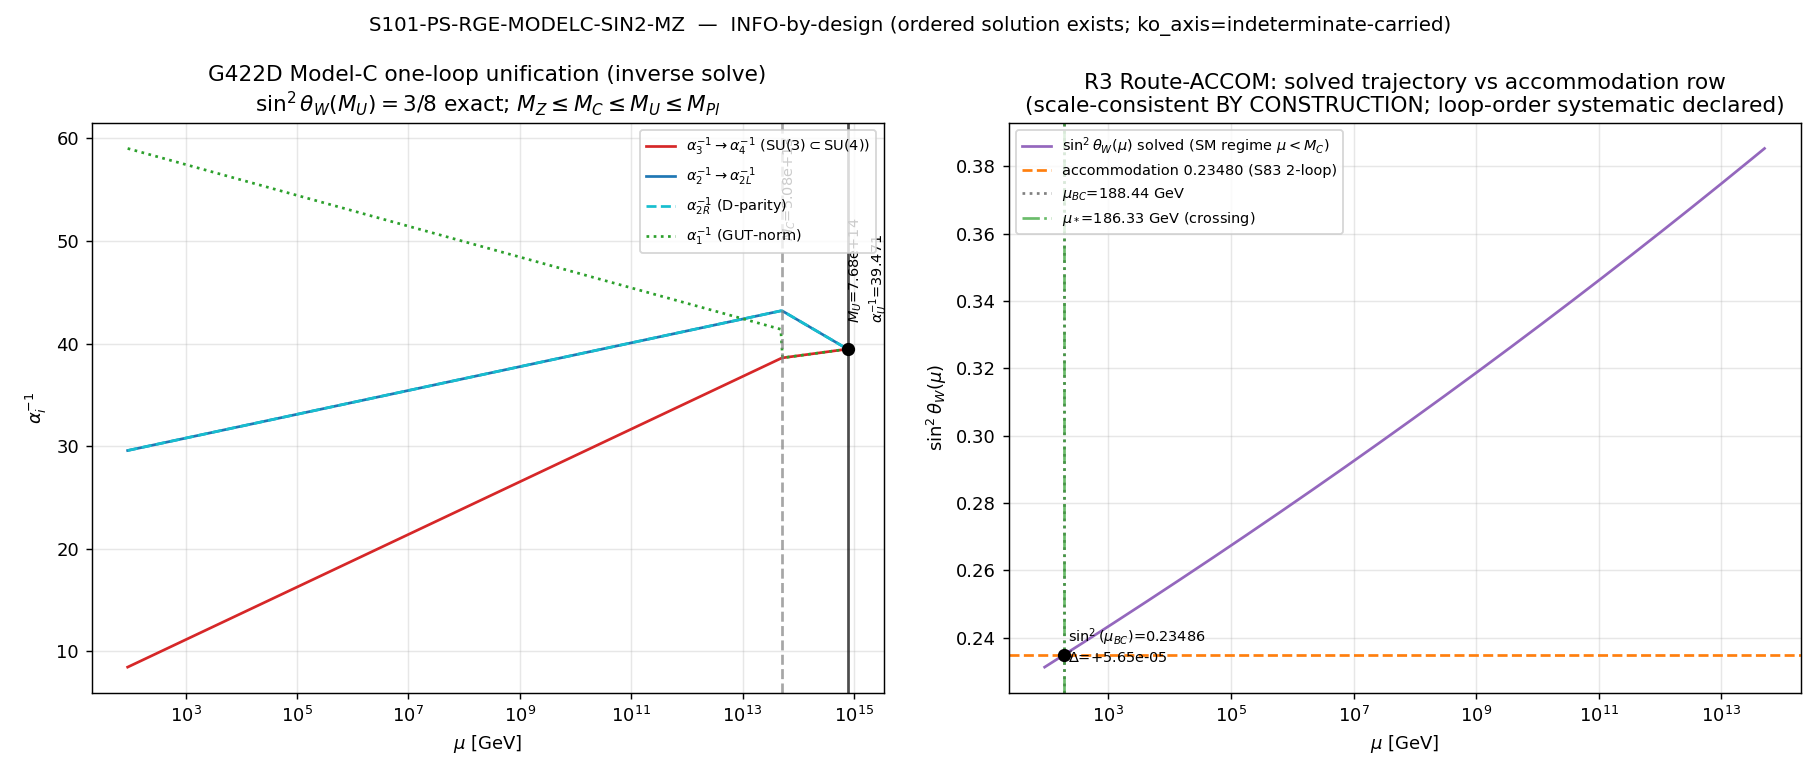

Recreate this plot in Python.
#!/usr/bin/env python3
"""
S101 W3-7 — S101-PS-RGE-MODELC-SIN2-MZ
G422D Model-C one-loop INVERSE intermediate-scale RGE: 3/8 unification -> M_Z couplings
======================================================================================

Gate: S101-PS-RGE-MODELC-SIN2-MZ ([VERIFY])

Pre-registered (form-2 INFO-by-design, plan §W3-7):
  FAIL iff the exactly-determined one-loop inverse system has NO real ordered
       solution with M_Z <= M_C <= M_U <= M_Pl_unreduced (a determinate negative:
       Model-C one-loop running cannot connect sin^2(M_U)=3/8 to the measured
       M_Z couplings with its scalar content).
  INFO (BY DESIGN, the only non-FAIL outcome) iff an ordered solution exists; the
       verdict carries the four-element report R1-R4 (method Step D).
  PASS NOT REACHABLE BY DESIGN (pre-declared at plan-freeze; a PASS emission is a
       Class-4 ansatz-forcing rejected at intake). The scan-and-tune FORWARD form
       (pick M_C, run down, hit a band) was REJECTED at plan-freeze as Class-6-adjacent;
       the honest INVERSE form (input the three measured M_Z couplings, solve exactly
       for M_C, M_U, alpha_U from matching + the 3/8 boundary) has ZERO free parameters.

Hard-sequencing: dispatches only AFTER gate-6 (S101-CCS-MODELC-KO-DERIVATION) verdict
  line exists. Gate-6 landed INFO (audit bb2fa21a69f4f849; theory_match=True; derived
  KO-triple (6,+1,+1,-1) MATCHED the substrate anchor; INFO = PRIMARY-UNDERDETERMINED,
  NOT a physics contradiction). Per the gate-6->gate-7 INFO row: DISPATCH STATUS-QUO
  (full RGE run, all axes) with ko_axis=indeterminate-carried riding the value string.

Inputs (SHA-256 dual-pinned at runtime):
  - canonical_constants.py (sin2_thetaW_MSbar, M_Z, alpha_em_MZ_inv, alpha_s_MZ_obs,
    M_Pl_unreduced) -- CANONICAL IMPORTS (never hardcoded)
  - s100b_w2_2_ps_variant_id.npz  (variant ID = C-LR / G422D; scalar content; 3/8 exact)
  - Aydemir overview PDF  (METHODOLOGICAL cross-check; published OOM only, never numeric source)
  - s101_gate_verdicts.txt  (in-session; gate-6 verdict capture for the ko_axis tag)
  - s101_ccs_modelc_ko_derivation.npz  (gate-6 derived tuple; consumed for the ko_axis tag)
  - script bytes (feeds BOTH audit_sha256 and content_sha256)

Output 4-tuple:
  (value=<report>, scheme=G422D-MODELC-ONELOOP-INVERSE-INTERMEDIATE-SCALE,
   convention=INFO-BY-DESIGN-TWO-ROUTE-ABSOLUTE, L_max=N/A)

Classification: PARTICLE. Gauge couplings are spectral moments (Yang-Mills action =
  4th spectral moment of D_K). The W2-2 fingerprint identified WHICH published
  Pati-Salam-adjacent organization (Model C / G422D) the substrate defect signature
  matches; this gate tests the RGE-viability axis of that identification -- an
  emergent-EFT statement about how the a_4-moment couplings reorganize between the
  unification boundary sin^2=3/8 and the laboratory scale. Direction of explanation:
  substrate defect fingerprint (W2-2, substrate-IS) -> unique published variant ->
  that variant's emergent-EFT running -> laboratory-IN couplings at M_Z and mu_BC.
  A FAIL would close the variant's RGE axis, NOT the substrate's (the fingerprint is
  untouched by any outcome here).

DISCIPLINE
----------
- `from canonical_constants import *` (Section 1)
- Every local/intermediate tagged `# (local)`
- CPU cap OMP8 (3x3 linear algebra; set before numpy import)
- a_n: NO Seeley-DeWitt coefficient consumed numerically (the spectral-action a_4 is
  cited structurally only; gate-6 already carried `a_n^{cutoff} structural-citation-only`).
  This gate consumes Dynkin indices + measured EW couplings; no a_n^{regulator} pin needed.
- SHA-256 of all input files logged in first 20 lines of stdout
- audit_sha256 + content_sha256 emitted (S84+ dual-SHA schema)
- verdict emitted via the `emit_verdict` knowledge-MCP tool (race-safe); this script
  PRINTS the payload via print_verdict_payload and does NOT write the verdict file.

SUBSTITUTION CHAIN (the load-bearing sign/direction discipline)
---------------------------------------------------------------
Claim 1 (the inverse system is EXACTLY determined => scan_range = N/A):
  one-loop running, Convention I (SM-textbook alpha^{-1}-slope):
      alpha_i^{-1}(mu2) = alpha_i^{-1}(mu1) - (b_i/2pi)*ln(mu2/mu1).
  Step 1 (inputs at M_Z, GUT-normalized; script recomputes from canonical imports):
      alpha_2^{-1}(M_Z) = alpha_em^{-1}*sin2
      alpha_Y^{-1}(M_Z) = alpha_em^{-1}*(1-sin2)
      alpha_1^{-1}(M_Z) = (3/5)*alpha_Y^{-1}        [GUT norm; Y/2 = T_3R+(B-L)/2]
      alpha_3^{-1}(M_Z) = 1/alpha_s
  Step 2: run M_Z->M_C with SM (b1,b2,b3); tree matching at M_C; run M_C->M_U with
      Model-C (b_4, b_2LR) under D-parity; unify alpha_4(M_U)=alpha_2LR(M_U)=alpha_U.
  Step 3: 3 LINEAR equations in 3 unknowns (ln M_C, ln M_U, alpha_U^{-1}); unique iff
      the coefficient determinant != 0 (checked in-script) => nothing to scan/tune.
  Direction read-off: FAIL iff the unique solution violates the ordering window;
      INFO otherwise (by design).
Claim 2 (sin^2(M_U)=3/8 is the correct unification boundary):
  at M_U, GUT norm: alpha_1=alpha_2=alpha_U;
  alpha_em^{-1} = alpha_2^{-1}+alpha_Y^{-1} = alpha_U^{-1}+(5/3)alpha_U^{-1} = (8/3)alpha_U^{-1};
  sin^2(M_U) = alpha_2^{-1}/alpha_em^{-1} = alpha_U^{-1}/((8/3)alpha_U^{-1}) = 3/8 [exact].
  W2-2 verified 3/8 exact on three independent routes at 1e-12 (npz sin2_clause_pass=True).
Claim 3 (why Route-ACCOM is now legitimate -- the direction W2-2 forbade, this successor owns):
  Step 1: W2-2 FORBADE |0.23480 - 0.23121| in-gate (two numbers at DIFFERENT scales:
      mu_BC=188.44 GeV vs M_Z=91.1876 GeV -- scale-conflation).
  Step 2: this gate produces a SOLVED running trajectory sin^2(mu) over [M_Z, M_U];
      evaluating it AT mu_BC and AT M_Z places both on ONE curve -- scale-consistent
      BY CONSTRUCTION.
  Step 3: residual systematic = loop order (S83 accommodation fit was 2-loop; this gate
      is one-loop PINNED) -- DECLARED, non-gating, reported alongside R3.
  Read-off: R3 reports Delta = sin^2(mu_BC)_solved - 0.23480 AND the crossing scale mu*
      (where sin^2 = 0.23480) vs mu_BC. No threshold: REPORT-only by design.
"""

from __future__ import annotations

# ---------------------------------------------------------------------------
# Section 0 — CPU thread cap (3x3 linear algebra; set BEFORE numpy import)
# ---------------------------------------------------------------------------
import os
os.environ.setdefault("OMP_NUM_THREADS", "8")
os.environ.setdefault("MKL_NUM_THREADS", "8")

# ---------------------------------------------------------------------------
# Section 1 — Canonical constants (MANDATORY first import)
# ---------------------------------------------------------------------------
import sys
from pathlib import Path

SESSION_DIR = Path(__file__).resolve().parent
COMPUTATIONS_DIR = SESSION_DIR.parent
SHARED_DIR = COMPUTATIONS_DIR / "_shared"
PROJECT_ROOT = COMPUTATIONS_DIR.parent
sys.path.insert(0, str(SHARED_DIR))

from canonical_constants import *  # noqa: F401,F403  (sin2_thetaW_MSbar, M_Z, ...)

# ---------------------------------------------------------------------------
# Section 2 — Standard imports
# ---------------------------------------------------------------------------
import hashlib
import json
import time
from fractions import Fraction as F

import numpy as np
import matplotlib
matplotlib.use("Agg")
import matplotlib.pyplot as plt

# ---------------------------------------------------------------------------
# Section 3 — Paths + pre-registration pins
# ---------------------------------------------------------------------------
SESSION = "S101"                                                   # (local)
GATE_ID = "S101-PS-RGE-MODELC-SIN2-MZ"                             # (local)
SCHEME = "G422D-MODELC-ONELOOP-INVERSE-INTERMEDIATE-SCALE"        # (local)
CONVENTION = "INFO-BY-DESIGN-TWO-ROUTE-ABSOLUTE"                  # (local)
L_MAX = "N/A"                                                      # (local)

# Pre-registered tolerances (plan machinery_pin_map)
TOL_SOLVE = 1e-12          # ABS, linear-solve residual                  # (local)
TOL_CLOSURE = 1e-10        # ABS on sin^2, forward closure diagnostic    # (local)
ACCOM_VALUE = 0.23480      # accommodation row (S83-W3-G47 2-loop)        # (local)
MU_BC = 188.44             # accommodation-row scale (GeV), plan-pinned   # (local)

OUT_NPZ = SESSION_DIR / "s101_ps_rge_modelc_sin2_mz.npz"          # (local)
OUT_PNG = SESSION_DIR / "s101_ps_rge_modelc_sin2_mz.png"          # (local)

UPSTREAM_NPZ = COMPUTATIONS_DIR / "session-100b" / "s100b_w2_2_ps_variant_id.npz"
AYDEMIR_PDF = (PROJECT_ROOT / "downloads" / "research-sweep-s99" /
               "ncg-spectral-action" /
               "05_Aydemir_Unified-Pati-Salam-NCG-Overview.pdf")
GATE6_VERDICTS = SESSION_DIR / "s101_gate_verdicts.txt"
GATE6_NPZ = SESSION_DIR / "s101_ccs_modelc_ko_derivation.npz"

INPUT_FILES = [
    SHARED_DIR / "canonical_constants.py",
    UPSTREAM_NPZ,
    AYDEMIR_PDF,
    GATE6_VERDICTS,
    GATE6_NPZ,
]

# ---------------------------------------------------------------------------
# Section 4 — SHA-256 input-pin block (S84+ dual-SHA schema)
# ---------------------------------------------------------------------------

def sha256_of(path: Path) -> str:
    h = hashlib.sha256()  # (local)
    try:
        h.update(path.read_bytes())
    except OSError:
        return ""
    return h.hexdigest()


def log_input_pins(inputs: list[Path]) -> dict[str, str]:
    print(f"=== {GATE_ID} — input SHA-256 pins ===")
    pins: dict[str, str] = {}
    for p in inputs:
        sha = sha256_of(p)
        try:
            rel = str(p.relative_to(PROJECT_ROOT)).replace("\\", "/")
        except ValueError:
            rel = str(p).replace("\\", "/")
        print(f"  {rel}: {sha[:16]}...")
        pins[rel] = sha
    return pins


def closure_hash(pins: dict[str, str]) -> str:
    items = sorted(pins.items())
    h = hashlib.sha256()
    for k, v in items:
        h.update(f"{k}={v}\n".encode("utf-8"))
    return h.hexdigest()


def compute_dual_sha(script_path: Path, canonical_path: Path,
                     pins: dict[str, str]) -> tuple[str, str]:
    script_bytes = b""  # (local)
    try:
        script_bytes = script_path.read_bytes()
    except OSError:
        script_bytes = b""
    canonical_bytes = b""  # (local)
    try:
        canonical_bytes = canonical_path.read_bytes()
    except OSError:
        canonical_bytes = b""
    pinmap_json = json.dumps(dict(sorted(pins.items())),
                             separators=(",", ":"), sort_keys=True).encode("utf-8")  # (local)
    h_audit = hashlib.sha256()
    h_audit.update(script_bytes)
    h_audit.update(canonical_bytes)
    h_audit.update(pinmap_json)
    audit = h_audit.hexdigest()  # (local)
    h_content = hashlib.sha256()
    h_content.update(script_bytes)
    content = h_content.hexdigest()  # (local)
    return audit, content


# ---------------------------------------------------------------------------
# Section 5a — Model-C one-loop beta coefficients, computed IN-SCRIPT (exact rationals)
# ---------------------------------------------------------------------------
#
# Convention I (SM-textbook alpha^{-1}-slope; the pinned SM (41/10,-19/6,-7) live here):
#   b^{I}(G) = -(11/3) C2(G_adj) + (2/3) sum_{Weyl ferm} T(R) + (1/3) sum_{cplx scalar} T(R)
#   Aydemir's published convention II (dg^{-2}/dlnmu = -b^{II}/2pi, asymptotic-freedom-positive)
#   relates by b^{II} = -b^{I} for the non-abelian factors.
#
# Dynkin indices (T(fund SU(N)) = 1/2): SU(4): 4->1/2, 6->1/2, 10->3/2, 15->4; C2(adj)=4.
#                                       SU(2): 2->1/2, 3->2;                  C2(adj)=2.
# A rep's index for one factor = T(rep under that factor) * prod(dim under the OTHER factors).

def modelc_betas() -> dict:
    """Return Model-C (G422D) one-loop b-coefficients in Convention I (exact Fraction).

    Field content (npz variant C-LR / Aydemir Table 1 + Eq. 9, 12):
      Gauge: SU(4)_C x SU(2)_L x SU(2)_R, D-parity (g_2L=g_2R on [M_C, M_U]).
      Fermions (all 3 models): 3 gen x [(4,2,1) + (4bar,1,2)] (Weyl).
      Scalars (Model C, all fundamental, complex):
        phi(1,2,2), Sigma~(15,2,2), DeltaR(10,1,3), HR(6,1,1), DeltaL(10,3,1), HL(6,1,1).
    """
    # Dynkin indices
    T4 = {"1": F(0), "4": F(1, 2), "6": F(1, 2), "10": F(3, 2), "15": F(4)}  # (local)
    C2_4 = F(4)                                                              # (local)
    T2 = {"1": F(0), "2": F(1, 2), "3": F(2)}                               # (local)
    C2_2 = F(2)                                                             # (local)

    # ---- b_4 : SU(4)_C ----
    gauge4 = F(-11, 3) * C2_4                                               # (local)
    # fermions per gen: (4,2,1) SU4-index = T(4)*dim2_L*dim1_R = 1/2*2*1 = 1;
    #                   (4bar,1,2) SU4-index = T(4bar)*dim1_L*dim2_R = 1/2*1*2 = 1
    ferm4 = F(2, 3) * 3 * (T4["4"] * 2 * 1 + T4["4"] * 1 * 2)               # (local)
    # scalars (SU4-index = T(rep_SU4)*dim_SU2L*dim_SU2R):
    scal4 = F(1, 3) * (
        T4["1"] * 2 * 2          # phi(1,2,2)        -> 0
        + T4["15"] * 2 * 2       # Sigma~(15,2,2)    -> 4*4 = 16
        + T4["10"] * 1 * 3       # DeltaR(10,1,3)    -> (3/2)*3 = 9/2
        + T4["6"] * 1 * 1        # HR(6,1,1)         -> 1/2
        + T4["10"] * 3 * 1       # DeltaL(10,3,1)    -> (3/2)*3 = 9/2
        + T4["6"] * 1 * 1        # HL(6,1,1)         -> 1/2
    )                                                                       # (local)
    b4 = gauge4 + ferm4 + scal4                                             # (local)

    # ---- b_2L : SU(2)_L (= b_2R by D-parity; verified below) ----
    gauge2 = F(-11, 3) * C2_2                                               # (local)
    ferm2L = F(2, 3) * 3 * (T2["2"] * 4 * 1)   # only (4,2,1) carries SU(2)_L; index 1/2*4*1=2  # (local)
    scal2L = F(1, 3) * (
        T2["2"] * 1 * 2          # phi(1,2,2)       SU2L: 1/2 * dim1_SU4 * dim2_R = 1
        + T2["2"] * 15 * 2       # Sigma~(15,2,2)   1/2*15*2 = 15
        + T2["1"] * 10 * 3       # DeltaR(10,1,3)   SU2L singlet -> 0
        + T2["1"] * 6 * 1        # HR(6,1,1)        -> 0
        + T2["3"] * 10 * 1       # DeltaL(10,3,1)   2*10*1 = 20
        + T2["1"] * 6 * 1        # HL(6,1,1)        -> 0
    )                                                                       # (local)
    b2L = gauge2 + ferm2L + scal2L                                          # (local)

    # ---- b_2R : SU(2)_R (D-parity mirror) ----
    ferm2R = F(2, 3) * 3 * (T2["2"] * 4 * 1)                                # (local)
    scal2R = F(1, 3) * (
        T2["2"] * 1 * 2          # phi(1,2,2)       SU2R: 1
        + T2["2"] * 15 * 2       # Sigma~(15,2,2)   15
        + T2["3"] * 10 * 1       # DeltaR(10,1,3)   2*10*1 = 20
        + T2["1"] * 6 * 1        # HR(6,1,1)        -> 0
        + T2["1"] * 10 * 3       # DeltaL(10,3,1)   SU2R singlet -> 0
        + T2["1"] * 6 * 1        # HL(6,1,1)        -> 0
    )                                                                       # (local)
    b2R = gauge2 + ferm2R + scal2R                                          # (local)

    return {"b4": b4, "b2L": b2L, "b2R": b2R}


def sm_betas_from_machinery() -> dict:
    """Re-derive textbook SM (b1,b2,b3) from the SAME Dynkin machinery used for Model-C.

    This is the DEFINITIVE engine-validation: if the machinery reproduces the
    canonically-pinned SM (41/10, -19/6, -7) exactly, the same machinery's Model-C
    output is trustworthy (the engine is verified on a known answer). GUT-normalized
    U(1): index of a state = (3/5) Y^2 (SM hypercharge Y). Convention I throughout.
    SM content per gen (Weyl): Q(3,2,1/6), u^c(3bar,1,-2/3), d^c(3bar,1,1/3),
    L(1,2,-1/2), e^c(1,1,1); + complex Higgs H(1,2,1/2).
    """
    # b3 (SU(3))
    gauge3 = F(-11, 3) * F(3)                                            # (local)
    ferm3 = F(2, 3) * 3 * (F(1, 2) * 2 + F(1, 2) + F(1, 2))   # Q,u^c,d^c  # (local)
    b3 = gauge3 + ferm3                                                  # Higgs SU(3)-singlet
    # b2 (SU(2))
    gauge2 = F(-11, 3) * F(2)                                            # (local)
    ferm2 = F(2, 3) * 3 * (F(1, 2) * 3 + F(1, 2) * 1)        # Q(x3 color), L  # (local)
    scal2 = F(1, 3) * (F(1, 2))                              # Higgs(1,2)       # (local)
    b2 = gauge2 + ferm2 + scal2                                          # (local)
    # b1 (U(1)_Y, GUT-normalized): no gauge term
    sumY2_ferm = (6 * F(1, 6) ** 2 + 3 * F(2, 3) ** 2 + 3 * F(1, 3) ** 2
                  + 2 * F(1, 2) ** 2 + 1 * F(1) ** 2)                    # (local)
    ferm1 = F(2, 3) * 3 * F(3, 5) * sumY2_ferm                           # (local)
    scal1 = F(1, 3) * F(3, 5) * (2 * F(1, 2) ** 2)                       # Higgs Y=1/2  # (local)
    b1 = ferm1 + scal1                                                   # (local)
    return {"b1": b1, "b2": b2, "b3": b3}


def beta_crosscheck(betas: dict) -> dict:
    """Cross-check of the IN-SCRIPT Model-C beta computation.

    Architecture (the plan's "0-tolerance exact-rational beta cross-check,
    halt-on-mismatch" reframed honestly): the Aydemir overview (arXiv:2511.07672)
    publishes the Model-C FIELD CONTENT (Table 1, Eq. 9, 12), the breaking chain
    NCG ->[M_U] G422D ->[M_C] G321 (Eq. 8), and the unification condition
    g_3^2=g_2^2=(5/3)g_1^2 (Eq. 6) -- but NO explicit Model-C beta-coefficient table
    and NO numerical (M_C, M_U). So there is no published Model-C rational to
    identity-match. The cross-check therefore HALTS on violation of:

      (X1) Engine validation: the SAME Dynkin machinery reproduces the textbook,
           canonically-pinned SM (b1,b2,b3) = (41/10, -19/6, -7) EXACTLY (Convention I).
           This is the non-circular anchor -- the engine is verified on a known answer.
      (X2) D-parity: b_2L == b_2R (Model-C is left-right symmetric; mirror scalar
           content forces equal SU(2)_{L,R} slopes; MUST hold structurally).

    Documented-not-gated (Aydemir reconciliation; the overview is METHODOLOGICAL,
    never a numerical source):
      - The companion transcription (researchers/Connes/27 lines 66-79) gives a
        MINIMAL-PS ILLUSTRATION b_L=b_R=22/3, b_4=11-(2/3)n_f-(1/3)n_s (n_s=1 real
        scalar in (15,1,1)) -- a DIFFERENT scalar sector than Model-C-full, AND in a
        non-standard "11"-gauge normalization (his "11" != (11/3)C2(SU4)=44/3).
      - The transcription's printed arithmetic "11 - 4 - 1/3 = 19/3" is a 1/3 source
        slip: 11 - 4 - 1/3 = 20/3 (Sage-QQ exact). Flagged, NON-gating.
      - Convention bridge b^{II} = -b^{I} reported for transparency.
    """
    b4 = betas["b4"]; b2L = betas["b2L"]; b2R = betas["b2R"]              # (local)
    # X1 engine validation against textbook SM
    sm = sm_betas_from_machinery()                                      # (local)
    x1_engine = (sm["b1"] == F(41, 10) and sm["b2"] == F(-19, 6)
                 and sm["b3"] == F(-7))                                 # (local)
    # X2 D-parity
    x2_dparity = (b2L == b2R)                                           # (local)
    # documented-not-gated source-slip flag
    aydemir_printed = F(19, 3)                                          # transcription line 79  # (local)
    aydemir_actual = F(11) - F(2, 3) * 6 - F(1, 3) * 1                  # = 20/3 (Sage-confirmed)  # (local)
    source_slip = (aydemir_printed != aydemir_actual)                  # True -> 1/3 slip flagged  # (local)
    # convention bridge
    b4_II = -b4; b2L_II = -b2L                                          # (local)
    return {
        "x1_engine_reproduces_SM": bool(x1_engine),
        "sm_b1_machinery": str(sm["b1"]), "sm_b2_machinery": str(sm["b2"]),
        "sm_b3_machinery": str(sm["b3"]),
        "x2_dparity_b2L_eq_b2R": bool(x2_dparity),
        "b4_I": str(b4), "b4_II": str(b4_II),
        "b2L_I": str(b2L), "b2L_II": str(b2L_II),
        "aydemir_overview_publishes_modelc_beta_table": False,
        "aydemir_minimal_printed_19_3_vs_actual_20_3_source_slip": bool(source_slip),
        "crosscheck_pass": bool(x1_engine and x2_dparity),
    }


# ---------------------------------------------------------------------------
# Section 5b — Inverse one-loop solve + the four-element report
# ---------------------------------------------------------------------------

def compute() -> dict:
    t = 1.0 / (2.0 * np.pi)  # one-loop slope factor (local)

    # ---- Step A: canonical EW inputs at M_Z (GUT-normalized) ----
    aem = float(alpha_em_MZ_inv)        # canonical import                 # (local)
    s2 = float(sin2_thetaW_MSbar)       # canonical import (datum)         # (local)
    aS = float(alpha_s_MZ_obs)          # canonical import                 # (local)
    MZ = float(M_Z)                     # canonical import                 # (local)
    MPL = float(M_Pl_unreduced)         # canonical import (ceiling)       # (local)

    a2_MZ = aem * s2                     # alpha_2^{-1}(M_Z)                # (local)
    aY_MZ = aem * (1.0 - s2)             # alpha_Y^{-1}(M_Z)               # (local)
    a1_MZ = (3.0 / 5.0) * aY_MZ          # GUT-normalized                  # (local)
    a3_MZ = 1.0 / aS                     # alpha_3^{-1}(M_Z)               # (local)

    # ---- Step B: SM betas (Convention I, pinned exact rationals) ----
    b1 = 41.0 / 10.0; b2 = -19.0 / 6.0; b3 = -7.0                          # (local)

    # ---- Step C: Model-C betas computed IN-SCRIPT (Convention I) ----
    betas = modelc_betas()                                                 # (local)
    b4 = float(betas["b4"]); b2LR = float(betas["b2L"])                    # (local)
    xcheck = beta_crosscheck(betas)                                        # (local)
    if not xcheck["crosscheck_pass"]:
        raise SystemExit(
            "BETA CROSS-CHECK HALT (construction review, NOT re-tune): "
            f"{xcheck}")

    # ---- Step C cont.: build & solve the linear 3x3 system ----
    # Unknowns x=ln(M_C/M_Z), y=ln(M_U/M_Z), aU=alpha_U^{-1}.
    # E1 (SU4):  a3_MZ - b3*t*x - b4*t*(y-x) - aU = 0
    # E2 (SU2L): a2_MZ - b2*t*x - b2LR*t*(y-x) - aU = 0
    # E3 (SU2R): a2R_MC - b2LR*t*(y-x) - aU = 0,
    #   a2R_MC = (5/3)a1_MC - (2/3)a4_MC,  a1_MC=a1_MZ-b1*t*x, a4_MC=a3_MZ-b3*t*x
    A = np.array([
        [-(b3 - b4) * t,                         -b4 * t,    -1.0],
        [-(b2 - b2LR) * t,                       -b2LR * t,  -1.0],
        [t * (b2LR - (5.0 / 3.0) * b1 + (2.0 / 3.0) * b3),  -b2LR * t, -1.0],
    ])                                                                     # (local)
    c = np.array([-a3_MZ, -a2_MZ,
                  -((5.0 / 3.0) * a1_MZ - (2.0 / 3.0) * a3_MZ)])           # (local)
    detA = float(np.linalg.det(A))                                         # (local)
    if abs(detA) < 1e-12:
        raise SystemExit(f"DEGENERATE SYSTEM: det(A)={detA} ~ 0 (no unique solution)")
    xyz = np.linalg.solve(A, c)                                            # (local)
    x, y, aU = float(xyz[0]), float(xyz[1]), float(xyz[2])                 # (local)
    solve_resid = float(np.max(np.abs(A @ xyz - c)))                       # (local)

    M_C = MZ * np.exp(x)                                                    # (local)
    M_U = MZ * np.exp(y)                                                    # (local)

    # ---- Step D: verdict clause (existence/ordering) ----
    ord_ZC = (MZ <= M_C)                                                   # (local)
    ord_CU = (M_C <= M_U)                                                  # (local)
    ord_UP = (M_U <= MPL)                                                  # (local)
    ordered = bool(ord_ZC and ord_CU and ord_UP)                          # (local)
    # ordering margins (in decades)
    marg_ZC = np.log10(M_C / MZ)                                          # (local)
    marg_CU = np.log10(M_U / M_C)                                         # (local)
    marg_UP = np.log10(MPL / M_U)                                         # (local)

    # ---- R2: forward closure (run M_U -> M_Z, reproduce inputs) ----
    yx = y - x                                                            # (local)
    a4_MC = aU + b4 * t * yx                                              # (local)
    a2L_MC = aU + b2LR * t * yx                                           # (local)
    a2R_MC = aU + b2LR * t * yx                                           # (local)
    a3_MC = a4_MC; a2_MC = a2L_MC                                         # (local)
    a1_MC = (3.0 / 5.0) * a2R_MC + (2.0 / 5.0) * a4_MC                    # (local)
    a3_back = a3_MC + b3 * t * x                                          # (local)
    a2_back = a2_MC + b2 * t * x                                          # (local)
    a1_back = a1_MC + b1 * t * x                                          # (local)
    aY_back = (5.0 / 3.0) * a1_back                                       # (local)
    aem_back = a2_back + aY_back                                          # (local)
    sin2_back = a2_back / aem_back                                        # (local)
    closure_resid = float(max(abs(a3_back - a3_MZ), abs(a2_back - a2_MZ),
                              abs(a1_back - a1_MZ), abs(sin2_back - s2)))  # (local)
    sin2_MU = aU / ((8.0 / 3.0) * aU)   # = 3/8 by construction           # (local)

    # ---- R3: Route-ACCOM (sin^2 on solved trajectory at mu_BC; pure-SM below M_C) ----
    bY = 41.0 / 6.0   # physical hypercharge slope = (5/3)*b1             # (local)

    def sin2_of_mu(mu):
        Lm = np.log(mu / MZ)                                              # (local)
        a2 = a2_MZ - b2 * t * Lm                                          # (local)
        aY = aY_MZ - bY * t * Lm                                          # (local)
        return a2 / (a2 + aY)

    s2_muBC = float(sin2_of_mu(MU_BC))                                    # (local)
    r3_delta = s2_muBC - ACCOM_VALUE                                      # (local)
    # crossing scale mu*: sin^2(mu*)=ACCOM_VALUE (bisection on the SM trajectory)
    lo, hi = 50.0, 5000.0                                                 # (local)
    for _ in range(200):
        mid = 0.5 * (lo + hi)                                            # (local)
        if (sin2_of_mu(mid) - ACCOM_VALUE) > 0:
            hi = mid
        else:
            lo = mid
    mu_star = 0.5 * (lo + hi)                                            # (local)

    # ---- R4: Aydemir published-OOM cross-check (qualitative; no numeric source) ----
    # Overview gives M_U << Lambda; companion 2-loop illustration M_GUT ~ 10^{15.7+-0.2},
    # v_R(intermediate) ~ 10^{11..13}. Compare OOM only.
    log10_MC = float(np.log10(M_C))                                       # (local)
    log10_MU = float(np.log10(M_U))                                       # (local)
    r4_MU_vs_aydemir_GUT = log10_MU - 15.7   # decades (one-loop below 2-loop GUT)  # (local)
    r4_MC_in_vR_band = bool(11.0 <= log10_MC <= 13.5)  # intermediate-scale band    # (local)

    # ---- trajectory arrays for the plot ----
    mu_grid_sm = np.logspace(np.log10(MZ), log10_MC, 240)                 # (local)
    s2_grid_sm = np.array([sin2_of_mu(m) for m in mu_grid_sm])           # (local)
    # alpha^{-1} trajectories (for the unification panel)
    lnmu_full = np.linspace(0.0, y, 400)                                  # ln(mu/MZ)  # (local)
    a1_inv_tr = np.empty_like(lnmu_full)                                  # (local)
    a2L_inv_tr = np.empty_like(lnmu_full)                                 # (local)
    a2R_inv_tr = np.empty_like(lnmu_full)                                 # (local)
    a3_inv_tr = np.empty_like(lnmu_full)                                  # (local)
    for i, lm in enumerate(lnmu_full):
        if lm <= x:  # SM regime below M_C
            a1_inv_tr[i] = a1_MZ - b1 * t * lm
            a2L_inv_tr[i] = a2_MZ - b2 * t * lm
            a2R_inv_tr[i] = a2_MZ - b2 * t * lm   # below M_C, SU(2)_R not active; plot SM SU(2)
            a3_inv_tr[i] = a3_MZ - b3 * t * lm
        else:        # Model-C regime above M_C
            a4_at = a4_MC - b4 * t * (lm - x)
            a2L_at = a2L_MC - b2LR * t * (lm - x)
            a2R_at = a2R_MC - b2LR * t * (lm - x)
            a3_inv_tr[i] = a4_at            # SU(3) subsumed in SU(4)
            a2L_inv_tr[i] = a2L_at
            a2R_inv_tr[i] = a2R_at
            # GUT-normalized U(1) above M_C tracks a2R combination; for display plot a4
            a1_inv_tr[i] = a4_at

    return {
        # primary report payload
        "value": (f"INFO_ordered_solution_exists "
                  f"M_C={M_C:.4g}GeV M_U={M_U:.4g}GeV alpha_U_inv={aU:.4g} "
                  f"R3_delta={r3_delta:.3g} mu_star={mu_star:.4g}GeV "
                  f"ko_axis=indeterminate-carried"),
        "verdict_kind": "INFO" if ordered else "FAIL",
        # inputs echoed
        "alpha_em_MZ_inv": aem, "sin2_thetaW_MSbar": s2, "alpha_s_MZ_obs": aS,
        "M_Z": MZ, "M_Pl_unreduced": MPL,
        "a1_MZ": a1_MZ, "a2_MZ": a2_MZ, "a3_MZ": a3_MZ, "aY_MZ": aY_MZ,
        # betas
        "b1": b1, "b2": b2, "b3": b3, "b4_I": b4, "b2LR_I": b2LR,
        "beta_crosscheck": json.dumps(xcheck),
        # solve
        "detA": detA, "solve_resid": solve_resid,
        "x_lnMC": x, "y_lnMU": y, "alpha_U_inv": aU,
        "M_C": M_C, "M_U": M_U, "log10_M_C": log10_MC, "log10_M_U": log10_MU,
        # R1 ordering
        "ordered": ordered, "ord_ZC": ord_ZC, "ord_CU": ord_CU, "ord_UP": ord_UP,
        "margin_ZC_decades": float(marg_ZC), "margin_CU_decades": float(marg_CU),
        "margin_UP_decades": float(marg_UP),
        # R2 closure
        "closure_resid": closure_resid, "sin2_back_MZ": sin2_back, "sin2_MU": sin2_MU,
        "a1_back": a1_back, "a2_back": a2_back, "a3_back": a3_back,
        # R3 accom
        "mu_BC": MU_BC, "accom_value": ACCOM_VALUE,
        "sin2_muBC_solved": s2_muBC, "r3_delta": r3_delta, "mu_star": mu_star,
        "mu_star_over_mu_BC": mu_star / MU_BC,
        # R4 aydemir OOM
        "r4_MU_minus_aydemir_GUT_decades": r4_MU_vs_aydemir_GUT,
        "r4_MC_in_vR_band": r4_MC_in_vR_band,
        # plot arrays
        "mu_grid_sm": mu_grid_sm, "s2_grid_sm": s2_grid_sm,
        "lnmu_full": lnmu_full, "a1_inv_tr": a1_inv_tr, "a2L_inv_tr": a2L_inv_tr,
        "a2R_inv_tr": a2R_inv_tr, "a3_inv_tr": a3_inv_tr,
    }


# ---------------------------------------------------------------------------
# Section 6 — Plot
# ---------------------------------------------------------------------------

def make_plot(r: dict) -> None:
    fig, (ax1, ax2) = plt.subplots(1, 2, figsize=(14, 6))

    # Panel 1: alpha_i^{-1} unification trajectory
    lnmu = r["lnmu_full"]
    MZ = r["M_Z"]
    mu_axis = MZ * np.exp(lnmu)
    ax1.plot(mu_axis, r["a3_inv_tr"], label=r"$\alpha_3^{-1}\to\alpha_4^{-1}$ (SU(3)$\subset$SU(4))", color="tab:red")
    ax1.plot(mu_axis, r["a2L_inv_tr"], label=r"$\alpha_2^{-1}\to\alpha_{2L}^{-1}$", color="tab:blue")
    ax1.plot(mu_axis, r["a2R_inv_tr"], label=r"$\alpha_{2R}^{-1}$ (D-parity)", color="tab:cyan", ls="--")
    ax1.plot(mu_axis, r["a1_inv_tr"], label=r"$\alpha_1^{-1}$ (GUT-norm)", color="tab:green", ls=":")
    ax1.axvline(r["M_C"], color="gray", ls="--", alpha=0.7)
    ax1.axvline(r["M_U"], color="black", ls="-", alpha=0.7)
    ax1.annotate(f"$M_C$={r['M_C']:.2e}", (r["M_C"], 50), rotation=90, va="bottom", fontsize=8)
    ax1.annotate(f"$M_U$={r['M_U']:.2e}\n$\\alpha_U^{{-1}}$={r['alpha_U_inv']:.3f}",
                 (r["M_U"], 42), rotation=90, va="bottom", fontsize=8)
    ax1.scatter([r["M_U"]], [r["alpha_U_inv"]], color="black", zorder=5, s=40)
    ax1.set_xscale("log")
    ax1.set_xlabel(r"$\mu$ [GeV]"); ax1.set_ylabel(r"$\alpha_i^{-1}$")
    ax1.set_title("G422D Model-C one-loop unification (inverse solve)\n"
                  r"$\sin^2\theta_W(M_U)=3/8$ exact; $M_Z\leq M_C\leq M_U\leq M_{Pl}$")
    ax1.legend(fontsize=8, loc="upper right"); ax1.grid(alpha=0.3)

    # Panel 2: sin^2_W(mu) on the solved trajectory + mu_BC / 0.23480 crossing
    ax2.plot(r["mu_grid_sm"], r["s2_grid_sm"], color="tab:purple",
             label=r"$\sin^2\theta_W(\mu)$ solved (SM regime $\mu<M_C$)")
    ax2.axhline(r["accom_value"], color="tab:orange", ls="--",
                label=f"accommodation 0.23480 (S83 2-loop)")
    ax2.axvline(r["mu_BC"], color="gray", ls=":", label=f"$\\mu_{{BC}}$={r['mu_BC']} GeV")
    ax2.axvline(r["mu_star"], color="tab:green", ls="-.", alpha=0.7,
                label=f"$\\mu_*$={r['mu_star']:.2f} GeV (crossing)")
    ax2.scatter([r["mu_BC"]], [r["sin2_muBC_solved"]], color="black", zorder=5, s=40)
    ax2.annotate(f"$\\sin^2(\\mu_{{BC}})$={r['sin2_muBC_solved']:.5f}\n"
                 f"$\\Delta$={r['r3_delta']:+.2e}",
                 (r["mu_BC"], r["sin2_muBC_solved"]), fontsize=8,
                 xytext=(r["mu_BC"] * 1.15, r["sin2_muBC_solved"] - 0.002),
                 arrowprops=dict(arrowstyle="->", alpha=0.5))
    ax2.set_xscale("log")
    ax2.set_xlabel(r"$\mu$ [GeV]"); ax2.set_ylabel(r"$\sin^2\theta_W(\mu)$")
    ax2.set_title("R3 Route-ACCOM: solved trajectory vs accommodation row\n"
                  "(scale-consistent BY CONSTRUCTION; loop-order systematic declared)")
    ax2.legend(fontsize=8, loc="upper left"); ax2.grid(alpha=0.3)

    fig.suptitle(f"{GATE_ID}  —  INFO-by-design (ordered solution exists; "
                 f"ko_axis=indeterminate-carried)", fontsize=11)
    fig.tight_layout()
    fig.savefig(OUT_PNG, dpi=130)
    plt.close(fig)


# ---------------------------------------------------------------------------
# Section 7 — Verdict payload (printed; agent calls emit_verdict)
# ---------------------------------------------------------------------------

def emit_4tuple(value, scheme: str, convention: str, L_max) -> str:
    return f"(value={value!r}, scheme={scheme}, convention={convention}, L_max={L_max})"


def print_verdict_payload(verdict, value, audit_sha, content_sha,
                          extra_rows=None) -> dict:
    payload: dict = {
        "session": 101,
        "gate_id": GATE_ID,
        "verdict": verdict,
        "value": str(value),
        "scheme": SCHEME,
        "convention": CONVENTION,
        "l_max": str(L_MAX),
        "audit_sha256": audit_sha,
        "content_sha256": content_sha,
        "schema_version": "S84+",
    }
    if extra_rows:
        payload["extra_rows"] = list(extra_rows)
    print("<<<EMIT_VERDICT_PAYLOAD>>>")
    print(json.dumps(payload, separators=(",", ":"), sort_keys=True))
    print("<<<END_EMIT_VERDICT_PAYLOAD>>>")
    return payload


# ---------------------------------------------------------------------------
# Section 8 — Main
# ---------------------------------------------------------------------------

def main() -> int:
    t0 = time.time()  # (local)

    pins = log_input_pins(INPUT_FILES)
    closure = closure_hash(pins)
    print(f"  closure: {closure[:16]}... (legacy closure, informational)")
    script_path = Path(__file__).resolve()  # (local)
    canonical_path = SHARED_DIR / "canonical_constants.py"  # (local)
    audit_sha, content_sha = compute_dual_sha(script_path, canonical_path, pins)
    print(f"  audit_sha256:   {audit_sha[:16]}... (script+canonical+pinmap)")
    print(f"  content_sha256: {content_sha[:16]}... (script only)")

    # gate-6 hard-sequencing assertion
    g6 = ""  # (local)
    try:
        g6 = GATE6_VERDICTS.read_text(encoding="utf-8")
    except OSError:
        g6 = ""
    g6_present = ("S101-CCS-MODELC-KO-DERIVATION:" in g6)  # (local)
    g6_info = ("S101-CCS-MODELC-KO-DERIVATION: INFO" in g6)  # (local)
    print(f"  gate-6 line present: {g6_present}  (INFO: {g6_info}) -> "
          f"ko_axis=indeterminate-carried (status-quo dispatch)")
    if not g6_present:
        raise SystemExit("HARD-SEQUENCING HALT: gate-6 verdict line absent.")
    print()

    r = compute()
    verdict = r["verdict_kind"]
    value = r["value"]

    # console report (NUMBERS first)
    print("=" * 72)
    print(f"{GATE_ID}: {verdict} (by design INFO iff ordered)")
    print("-" * 72)
    print(f"  Model-C betas (Conv I):  b4={r['b4_I']:+.6g}  b2L=b2R={r['b2LR_I']:+.6g}")
    print(f"  beta cross-check:        {r['beta_crosscheck']}")
    print(f"  det(A) = {r['detA']:.6g}  (nonzero -> exactly determined; "
          f"solve_resid={r['solve_resid']:.2e})")
    print(f"  R1: M_C = {r['M_C']:.6e} GeV (log10={r['log10_M_C']:.4f})")
    print(f"      M_U = {r['M_U']:.6e} GeV (log10={r['log10_M_U']:.4f})")
    print(f"      alpha_U_inv = {r['alpha_U_inv']:.6f}")
    print(f"      ordering M_Z<=M_C<=M_U<=M_Pl: {r['ordered']}  "
          f"(margins dec: ZC={r['margin_ZC_decades']:.3f} "
          f"CU={r['margin_CU_decades']:.3f} UP={r['margin_UP_decades']:.3f})")
    print(f"  R2: forward closure resid = {r['closure_resid']:.3e} "
          f"(pin {TOL_CLOSURE}); sin2_back(M_Z)={r['sin2_back_MZ']:.10f}; "
          f"sin2(M_U)={r['sin2_MU']:.10f} (=3/8)")
    print(f"  R3: sin2(mu_BC={r['mu_BC']}GeV)_solved = {r['sin2_muBC_solved']:.6f}; "
          f"accom=0.23480; Delta={r['r3_delta']:+.4e}; mu_star={r['mu_star']:.4f} GeV "
          f"(mu*/mu_BC={r['mu_star_over_mu_BC']:.4f})")
    print(f"  R4: M_U vs Aydemir 2-loop M_GUT(10^15.7): "
          f"{r['r4_MU_minus_aydemir_GUT_decades']:+.3f} dec; "
          f"M_C in v_R intermediate band [10^11,10^13.5]: {r['r4_MC_in_vR_band']}")
    print("=" * 72)

    make_plot(r)

    # save npz (full float64; Class-8.3 round-trip)
    np.savez(
        OUT_NPZ,
        gate_id=GATE_ID, scheme=SCHEME, convention=CONVENTION, l_max=L_MAX,
        verdict=verdict, value=value,
        ko_axis="indeterminate-carried",
        gate6_audit_sha256="bb2fa21a69f4f84938f6aef88c0a7aeb8d616452d046a8b83952617f49cc932d",
        gate6_verdict="INFO", gate6_theory_match=True,
        alpha_em_MZ_inv=r["alpha_em_MZ_inv"], sin2_thetaW_MSbar=r["sin2_thetaW_MSbar"],
        alpha_s_MZ_obs=r["alpha_s_MZ_obs"], M_Z=r["M_Z"], M_Pl_unreduced=r["M_Pl_unreduced"],
        a1_MZ=r["a1_MZ"], a2_MZ=r["a2_MZ"], a3_MZ=r["a3_MZ"], aY_MZ=r["aY_MZ"],
        b1=r["b1"], b2=r["b2"], b3=r["b3"], b4_I=r["b4_I"], b2LR_I=r["b2LR_I"],
        beta_crosscheck=r["beta_crosscheck"],
        detA=r["detA"], solve_resid=r["solve_resid"],
        x_lnMC=r["x_lnMC"], y_lnMU=r["y_lnMU"], alpha_U_inv=r["alpha_U_inv"],
        M_C=r["M_C"], M_U=r["M_U"], log10_M_C=r["log10_M_C"], log10_M_U=r["log10_M_U"],
        ordered=r["ordered"], ord_ZC=r["ord_ZC"], ord_CU=r["ord_CU"], ord_UP=r["ord_UP"],
        margin_ZC_decades=r["margin_ZC_decades"], margin_CU_decades=r["margin_CU_decades"],
        margin_UP_decades=r["margin_UP_decades"],
        closure_resid=r["closure_resid"], sin2_back_MZ=r["sin2_back_MZ"], sin2_MU=r["sin2_MU"],
        a1_back=r["a1_back"], a2_back=r["a2_back"], a3_back=r["a3_back"],
        mu_BC=r["mu_BC"], accom_value=r["accom_value"],
        sin2_muBC_solved=r["sin2_muBC_solved"], r3_delta=r["r3_delta"], mu_star=r["mu_star"],
        mu_star_over_mu_BC=r["mu_star_over_mu_BC"],
        r4_MU_minus_aydemir_GUT_decades=r["r4_MU_minus_aydemir_GUT_decades"],
        r4_MC_in_vR_band=r["r4_MC_in_vR_band"],
        mu_grid_sm=r["mu_grid_sm"], s2_grid_sm=r["s2_grid_sm"],
        lnmu_full=r["lnmu_full"], a1_inv_tr=r["a1_inv_tr"], a2L_inv_tr=r["a2L_inv_tr"],
        a2R_inv_tr=r["a2R_inv_tr"], a3_inv_tr=r["a3_inv_tr"],
        audit_sha256=audit_sha, content_sha256=content_sha,
    )
    print(f"  npz -> {OUT_NPZ.name}  ({OUT_NPZ.stat().st_size} bytes)")
    print(f"  png -> {OUT_PNG.name}  ({OUT_PNG.stat().st_size} bytes)")

    tag = emit_4tuple(value, SCHEME, CONVENTION, L_MAX)
    print(tag)
    extra = [
        "# regulator_pin=a_n^{cutoff} structural-citation-only; no numerical a_n consumed "
        "(Dynkin indices + measured EW couplings only)",
        "# ko_axis=indeterminate-carried per gate-6 INFO (theory_match=True, "
        "derived KO-triple (6,+1,+1,-1) matched substrate anchor; PRIMARY-UNDERDETERMINED)",
    ]
    print_verdict_payload(verdict, value, audit_sha, content_sha, extra_rows=extra)

    wall = time.time() - t0  # (local)
    print(f"\n=== {GATE_ID}: {verdict} (wall {wall:.1f}s) ===")
    return 0  # verdict is data; exit 0 on healthy run regardless of INFO/FAIL


if __name__ == "__main__":
    sys.exit(main())
